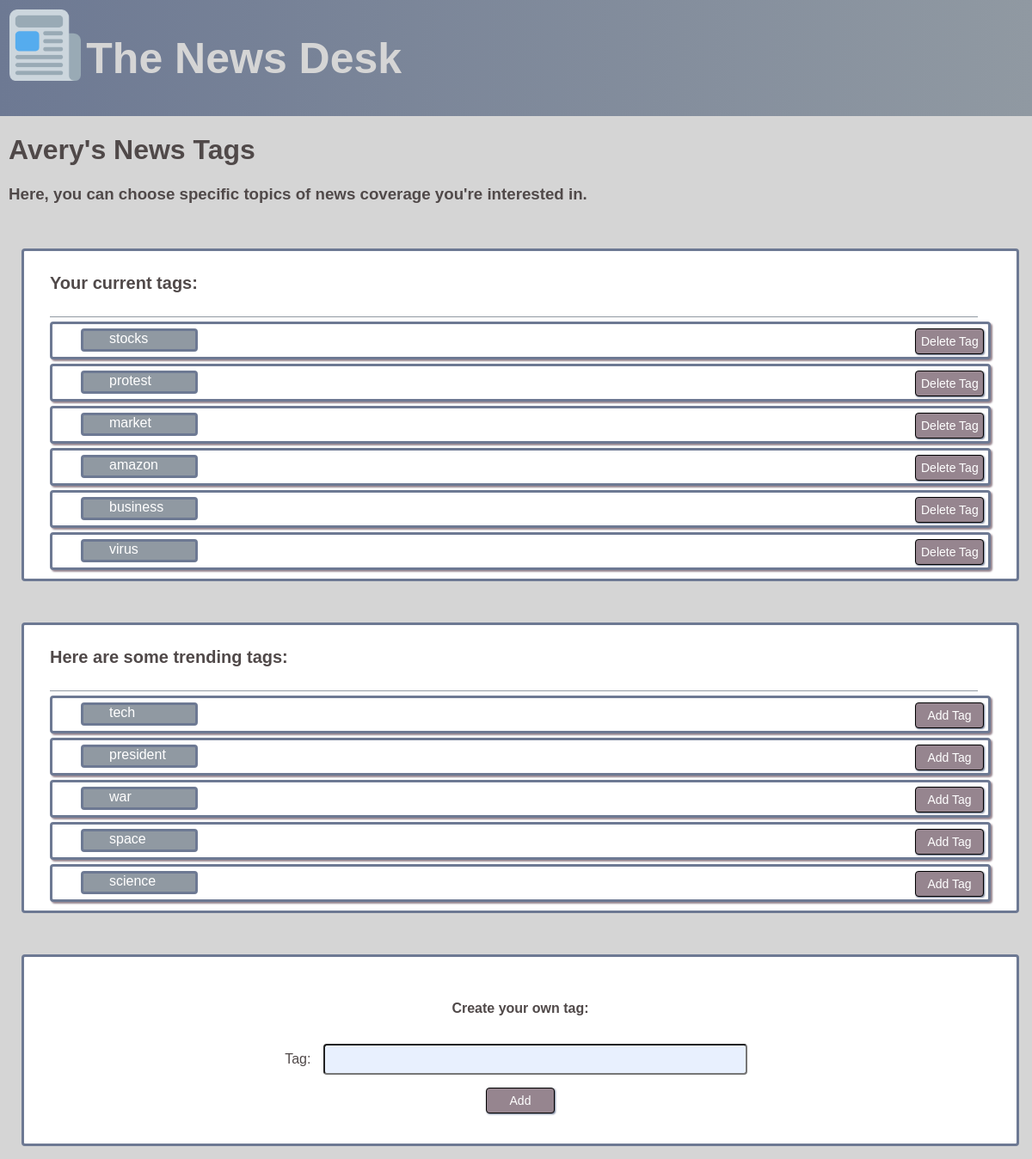
Before: /news/user_home/tags (signed in) with the older database file.
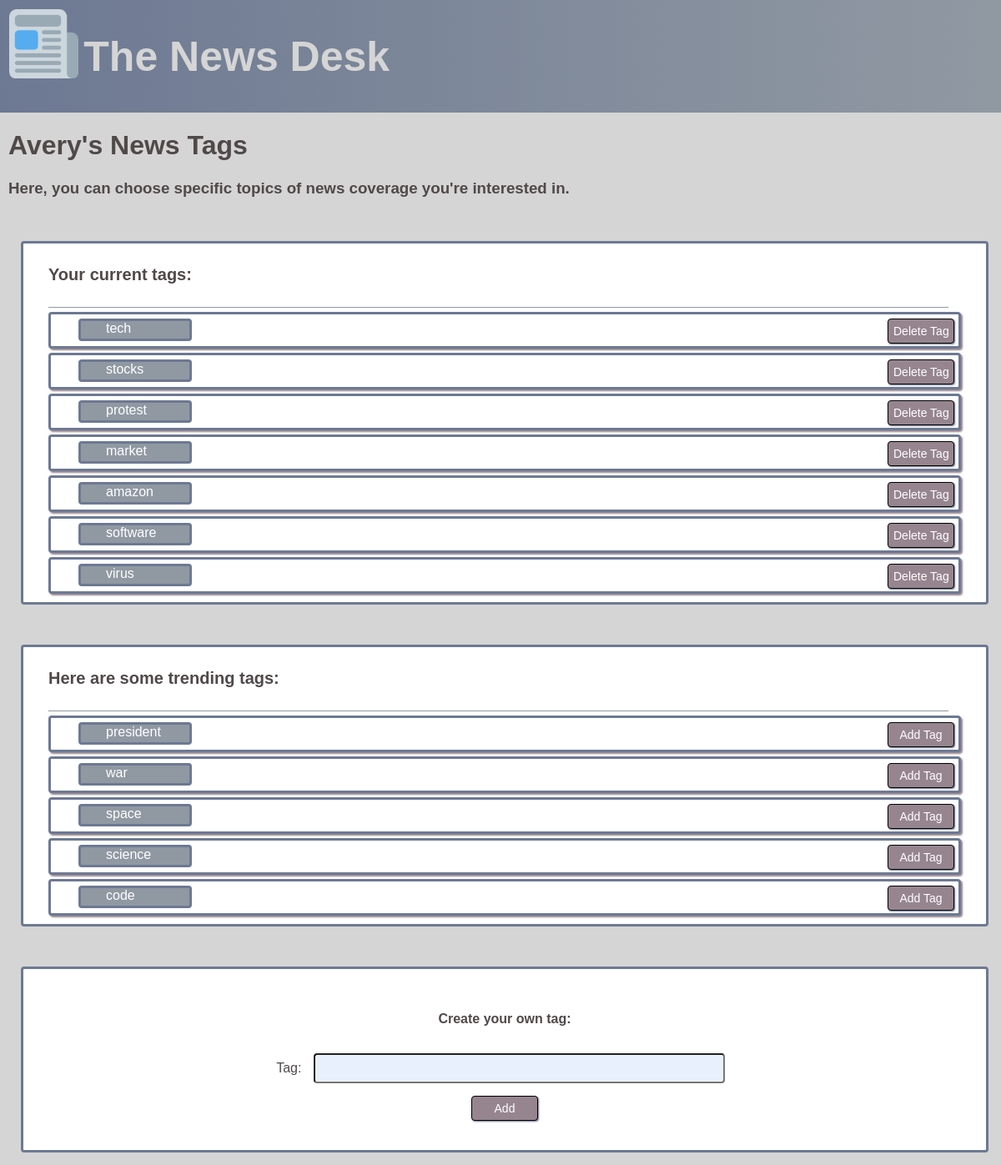
After: the same page with the newer database file.
### news_scraper/models.py (models this page shows, shortened)
class Tag(models.Model):
    name = models.CharField(max_length=20)
    adds = models.IntegerField(default=0)

### news_scraper/views.py (the view)
# urls.py: path('user_home/tags', views.user_tags, name='user_tags'),
@login_required
def user_tags(request):
    if request.user.is_authenticated and request.user.is_active:
        profile = request.user.userprofile
        if request.method == 'POST':
            action = request.POST.get('action')
            tag_name = request.POST.get('tag-name')
            print(":::", type(tag_name))
            if action == 'Add' or action == 'Add Tag':
                try:
                    tag = Tag.objects.get(name=tag_name)
                    tag.adds += 1
                except:
                    tag = Tag(name=tag_name, adds=1)
                tag.save()
                profile.tags_list.add(tag)
            elif action == 'Delete Tag':
                try:
                    tag = Tag.objects.get(name=tag_name)
                    tag.adds -= 1
                except:
                    return Http404("Couldn't find Tag")
                tag.save()
                profile.tags_list.remove(tag)
            profile.save()
            return HttpResponseRedirect(reverse('news_scraper:user_tags'))
        else:
            user_tags = profile.tags_list.all()
            all_tags = Tag.objects.all()
            popular_tags = all_tags.difference(user_tags).order_by('-adds')
            """for tag in popular_tags:
                if tag in user_tags or tag.adds <= 0:
                    popular_tags.remove(tag)"""
            popular_tags = popular_tags[:5]
            context = {
                'user': request.user,
                'user_tags': user_tags,
                'popular_tags': popular_tags
            }
            return render(request, 'news_scraper/user_tags.html', context)

### news_scraper/templates/news_scraper/user_tags.html (shortened to what this page needs)
{% extends 'news_scraper/base.html' %}
{% block head %}
{% load static %}
<link rel="stylesheet" type="text/css" href="{% static 'news_scraper/css/user_tags.css' %}">
{% endblock %}
{% block body %}
<h1>{{user.username.capitalize}}'s News Tags</h1>
<h3>Here, you can choose specific topics of news coverage you're interested in.</h3>
<br>
<div id="app" class="tags_list">
    {% if user_tags %}
    <form id="remove_form" action="{% url 'news_scraper:user_tags' %}" method="post">
        <ul class="tags-list">
            <h4>Your current tags:</h4>
            <div class="hztl-line"></div>
            {% for tag in user_tags %}
            <li class="tag-item">
                <div class="left-side">{{ tag.name }}</div>
                <input @click="updateValue('{{tag.name}}')" type="submit" id="rm_tag" class="edit-tag" name="action"
                    value="Delete Tag"></input>
            </li>
            {% endfor %}
        </ul>
    </form>
    {% else %}
    <h4>You currently have no tags</h4>
    {% endif %}
    <br>
    {% if popular_tags %}
    <form id="add_form" action="{% url 'news_scraper:user_tags' %}" method="post">
        <ul class="tags-list">
            <h4>Here are some trending tags:</h4>
            <div class="hztl-line"></div>
            {% for tag in popular_tags %}
            <li class="tag-item">
                <div class="left-side">{{ tag.name }}</div>
                <input @click="updateValue('{{tag.name}}')" type="submit" id="rm_tag" class="edit-tag" name="action"
                    value="Add Tag"></input>
            </li>
            {% endfor %}
        </ul>
    </form>
    {% endif %}
    <br>
    <div class="tag-form">
        <h4>Create your own tag:</h4>
        <form id="add_free_form" action="{% url 'news_scraper:user_tags' %}" method="post">
            {% csrf_token %} Tag: <input type="text" name="tag-name" value="" size="50">
            <br />
            <input class="button" type="submit" id="" name="action" value="Add">
        </form>
    </div>
</div>
{% load static %}
{% endblock body %}

Changed rows visible on the page:
no longer on this page (row edited): Tag: name "business", shown under "Your current tags:"
changed Tag "tech": moves from the list under "Here are some trending tags:" to the list under "Your current tags:"
now on this page (row edited): Tag: name "software", shown under "Your current tags:"
now on this page (row unchanged): Tag: name "code", shown under "Here are some trending tags:"
